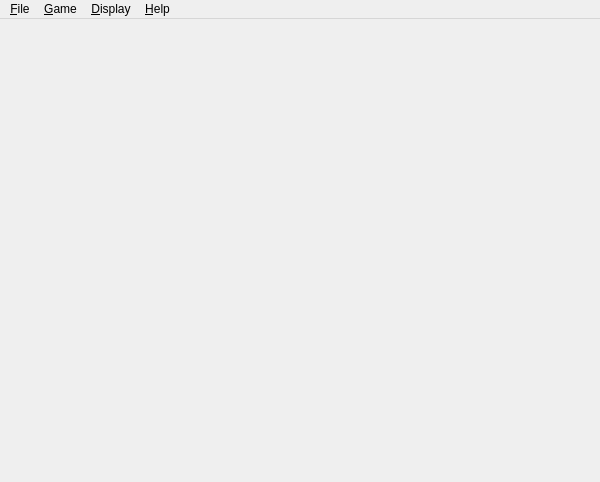
<ui version="4.0" >
 <class>AgoraWindow</class>
 <widget class="QMainWindow" name="AgoraWindow" >
  <property name="geometry" >
   <rect>
    <x>0</x>
    <y>0</y>
    <width>600</width>
    <height>482</height>
   </rect>
  </property>
  <property name="windowTitle" >
   <string>Agora</string>
  </property>
  <property name="windowIcon" >
   <iconset/>
  </property>
  <widget class="QWidget" name="widget" >
   <layout class="QGridLayout" >
    <property name="leftMargin" >
     <number>11</number>
    </property>
    <property name="topMargin" >
     <number>11</number>
    </property>
    <property name="rightMargin" >
     <number>11</number>
    </property>
    <property name="bottomMargin" >
     <number>11</number>
    </property>
    <property name="horizontalSpacing" >
     <number>6</number>
    </property>
    <property name="verticalSpacing" >
     <number>6</number>
    </property>
    <item row="0" column="0" >
     <widget class="AgoraViewer" native="1" name="agoraViewer" />
    </item>
   </layout>
  </widget>
  <widget class="QMenuBar" name="menubar" >
   <property name="geometry" >
    <rect>
     <x>0</x>
     <y>0</y>
     <width>600</width>
     <height>22</height>
    </rect>
   </property>
   <widget class="QMenu" name="fileMenu" >
    <property name="geometry" >
     <rect>
      <x>538</x>
      <y>332</y>
      <width>148</width>
      <height>184</height>
     </rect>
    </property>
    <property name="title" >
     <string>&amp;File</string>
    </property>
    <addaction name="fileOpenAction" />
    <addaction name="fileSaveAction" />
    <addaction name="fileSaveAsAction" />
    <addaction name="separator" />
    <addaction name="filePrintAction" />
    <addaction name="separator" />
    <addaction name="fileExitAction" />
   </widget>
   <widget class="QMenu" name="gameMenu" >
    <property name="geometry" >
     <rect>
      <x>572</x>
      <y>332</y>
      <width>193</width>
      <height>290</height>
     </rect>
    </property>
    <property name="title" >
     <string>&amp;Game</string>
    </property>
    <addaction name="editUndoAction" />
    <addaction name="editRedoAction" />
    <addaction name="separator" />
    <addaction name="newGameAction" />
    <addaction name="suggestPlayAction" />
    <addaction name="separator" />
    <addaction name="twoPlayersAction" />
    <addaction name="computerBlackAction" />
    <addaction name="separator" />
    <addaction name="EasyAction" />
    <addaction name="AverageAction" />
    <addaction name="DifficultAction" />
    <addaction name="separator" />
   </widget>
   <widget class="QMenu" name="DisplayMenu" >
    <property name="geometry" >
     <rect>
      <x>627</x>
      <y>340</y>
      <width>178</width>
      <height>138</height>
     </rect>
    </property>
    <property name="title" >
     <string>&amp;Display</string>
    </property>
    <addaction name="toggleAnimationAction" />
    <addaction name="togglePossDestAction" />
    <addaction name="toggleLightsAction" />
    <addaction name="toggleTexturesAction" />
   </widget>
   <widget class="QMenu" name="helpMenu" >
    <property name="geometry" >
     <rect>
      <x>681</x>
      <y>340</y>
      <width>159</width>
      <height>103</height>
     </rect>
    </property>
    <property name="title" >
     <string>&amp;Help</string>
    </property>
    <addaction name="helpRulesAction" />
    <addaction name="separator" />
    <addaction name="helpAboutAction" />
   </widget>
   <addaction name="fileMenu" />
   <addaction name="gameMenu" />
   <addaction name="DisplayMenu" />
   <addaction name="helpMenu" />
  </widget>
  <action name="fileOpenAction" >
   <property name="icon" >
    <iconset>image2</iconset>
   </property>
   <property name="text" >
    <string>&amp;Load game</string>
   </property>
   <property name="iconText" >
    <string>Load game</string>
   </property>
   <property name="toolTip" >
    <string>Load a saved game</string>
   </property>
   <property name="shortcut" >
    <string>Ctrl+O</string>
   </property>
  </action>
  <action name="fileSaveAction" >
   <property name="icon" >
    <iconset>image3</iconset>
   </property>
   <property name="text" >
    <string>&amp;Save</string>
   </property>
   <property name="iconText" >
    <string>Save</string>
   </property>
   <property name="shortcut" >
    <string>Ctrl+S</string>
   </property>
  </action>
  <action name="fileSaveAsAction" >
   <property name="text" >
    <string>Save &amp;As...</string>
   </property>
   <property name="iconText" >
    <string>Save As</string>
   </property>
   <property name="shortcut" >
    <string/>
   </property>
  </action>
  <action name="filePrintAction" >
   <property name="icon" >
    <iconset>image4</iconset>
   </property>
   <property name="text" >
    <string>&amp;Print...</string>
   </property>
   <property name="iconText" >
    <string>Print</string>
   </property>
   <property name="shortcut" >
    <string/>
   </property>
  </action>
  <action name="fileExitAction" >
   <property name="text" >
    <string>E&amp;xit</string>
   </property>
   <property name="iconText" >
    <string>Exit</string>
   </property>
   <property name="shortcut" >
    <string>Esc</string>
   </property>
  </action>
  <action name="editUndoAction" >
   <property name="icon" >
    <iconset>image5</iconset>
   </property>
   <property name="text" >
    <string>&amp;Undo</string>
   </property>
   <property name="iconText" >
    <string>Undo</string>
   </property>
   <property name="shortcut" >
    <string>Ctrl+Z</string>
   </property>
  </action>
  <action name="editRedoAction" >
   <property name="icon" >
    <iconset>image6</iconset>
   </property>
   <property name="text" >
    <string>&amp;Redo</string>
   </property>
   <property name="iconText" >
    <string>Redo</string>
   </property>
   <property name="shortcut" >
    <string>Ctrl+Y</string>
   </property>
  </action>
  <action name="helpRulesAction" >
   <property name="text" >
    <string>&amp;Rules of Agora...</string>
   </property>
   <property name="iconText" >
    <string>Rules of Agora</string>
   </property>
   <property name="shortcut" >
    <string/>
   </property>
  </action>
  <action name="helpAboutAction" >
   <property name="text" >
    <string>&amp;About...</string>
   </property>
   <property name="iconText" >
    <string>About</string>
   </property>
   <property name="shortcut" >
    <string/>
   </property>
  </action>
  <action name="newGameAction" >
   <property name="text" >
    <string>&amp;New game</string>
   </property>
   <property name="iconText" >
    <string>New game</string>
   </property>
   <property name="shortcut" >
    <string>Ctrl+N</string>
   </property>
  </action>
  <action name="toggleAnimationAction" >
   <property name="checkable" >
    <bool>true</bool>
   </property>
   <property name="checked" >
    <bool>true</bool>
   </property>
   <property name="iconText" >
    <string>Animate plays</string>
   </property>
  </action>
  <action name="suggestPlayAction" >
   <property name="icon" >
    <iconset>image7</iconset>
   </property>
   <property name="iconText" >
    <string>Suggest play</string>
   </property>
   <property name="shortcut" >
    <string>Ctrl+P</string>
   </property>
  </action>
  <action name="togglePossDestAction" >
   <property name="checkable" >
    <bool>true</bool>
   </property>
   <property name="checked" >
    <bool>true</bool>
   </property>
   <property name="iconText" >
    <string>Show possible plays</string>
   </property>
  </action>
  <action name="toggleTexturesAction" >
   <property name="checkable" >
    <bool>true</bool>
   </property>
   <property name="checked" >
    <bool>true</bool>
   </property>
   <property name="text" >
    <string>Use &amp;textures</string>
   </property>
   <property name="iconText" >
    <string>Use textures</string>
   </property>
  </action>
  <action name="toggleLightsAction" >
   <property name="checkable" >
    <bool>true</bool>
   </property>
   <property name="checked" >
    <bool>true</bool>
   </property>
   <property name="text" >
    <string>Spot &amp;light</string>
   </property>
   <property name="iconText" >
    <string>Spot light</string>
   </property>
  </action>
  <action name="computerBlackAction" >
   <property name="checkable" >
    <bool>true</bool>
   </property>
   <property name="checked" >
    <bool>true</bool>
   </property>
   <property name="iconText" >
    <string>Computer plays blacks</string>
   </property>
  </action>
  <action name="twoPlayersAction" >
   <property name="checkable" >
    <bool>true</bool>
   </property>
   <property name="checked" >
    <bool>true</bool>
   </property>
   <property name="iconText" >
    <string>Play against computer</string>
   </property>
   <property name="shortcut" >
    <string>Ctrl+T</string>
   </property>
  </action>
  <actiongroup name="levelActionGroup" >
   <action name="EasyAction" >
    <property name="checkable" >
     <bool>true</bool>
    </property>
    <property name="checked" >
     <bool>true</bool>
    </property>
    <property name="text" >
     <string>&amp;Easy</string>
    </property>
    <property name="iconText" >
     <string>Easy</string>
    </property>
   </action>
   <action name="AverageAction" >
    <property name="checkable" >
     <bool>true</bool>
    </property>
    <property name="text" >
     <string>&amp;Average</string>
    </property>
    <property name="iconText" >
     <string>&amp;Average</string>
    </property>
   </action>
   <action name="DifficultAction" >
    <property name="checkable" >
     <bool>true</bool>
    </property>
    <property name="text" >
     <string>&amp;Difficult</string>
    </property>
    <property name="iconText" >
     <string>Difficult</string>
    </property>
   </action>
  </actiongroup>
 </widget>
 <layoutdefault spacing="6" margin="11" />
 <customwidgets>
  <customwidget>
   <class>AgoraViewer</class>
   <extends></extends>
   <header>agoraViewer.h</header>
  </customwidget>
 </customwidgets>
 <resources/>
 <connections/>
</ui>
